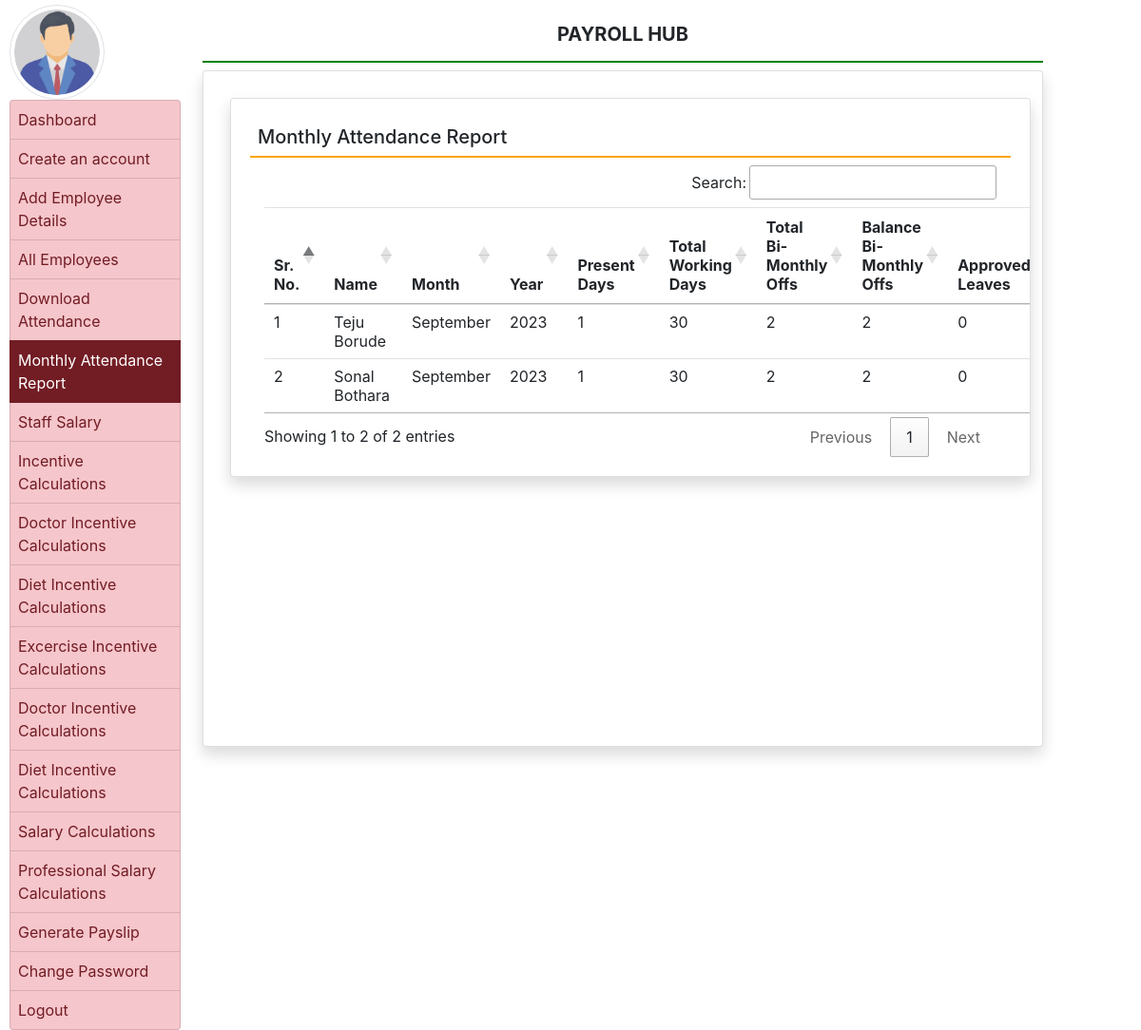
The app's page /viewAttendanceReport/ (signed in) with its own data.
### employee/models.py (models this page shows, shortened)
class AttendanceSummary(models.Model):
    user = models.ForeignKey(User, on_delete=models.DO_NOTHING)
    month = models.PositiveIntegerField()
    year = models.PositiveIntegerField()
    days_present = models.PositiveIntegerField(default=0)
    days_total = models.PositiveIntegerField(default=0)
    paid_leave = models.PositiveIntegerField(default=0)
    unpaid_leave = models.PositiveIntegerField(default=0)
    biMOT = models.PositiveIntegerField(default=2)
    biMOB = models.PositiveIntegerField(default=2)
    sundays = models.PositiveIntegerField(default=0)

### employee/views.py (the view)
# urls.py: path('viewAttendanceReport/', views.viewAttendanceReport, name="viewAttendanceReport"),
def viewAttendanceReport(request):
    if not request.user.is_authenticated:
        return redirect('adminLogin')
    attendance_data = AttendanceSummary.objects.all()
    cnt = attendance_data.count()
    return render(request, 'viewAttendanceReport.html', locals())

### employee/templates/viewAttendanceReport.html (shortened to what this page needs)
{% extends 'adminBase.html' %}
{% block main %}
<link rel="stylesheet" href="https://cdn.datatables.net/1.13.5/css/jquery.dataTables.min.css">
<link rel="stylesheet" href="https://cdn.datatables.net/buttons/2.4.1/css/buttons.dataTables.min.css">
<div class="card shadow m-2">
    <div class="card-body" style="width:100%">
        <h5 class="p-2" style="border-bottom:2px solid orange">Monthly Attendance Report</h5>
        <div class="container-fluid" style="width:100%">
            <table class="table" id="attend" style="width:100%">
                <thead>
                    <tr>
                        <th>Sr. No.</th>
                        <th>Name</th>
                        <th>Month</th>
                        <th>Year</th>
                        <th>Present Days</th>
                        <th>Total Working Days</th>
                        <th>Total Bi-Monthly Offs</th>
                        <th>Balance Bi-Monthly Offs</th>
                        <th>Approved Leaves</th>
                    </tr>
                </thead>
                <tbody>
                    {% if cnt > 1 %}
                    {% for i in attendance_data %}
                    <tr>
                        <td>{{forloop.counter}}</td>
                        <td>{{i.user.first_name}} {{i.user.last_name}}</td>
                        {% if i.month == 1 %}
                        <td>January</td>
                        {% elif i.month == 2 %}
                        <td>February</td>
                        {% elif i.month == 3 %}
                        <td>March</td>
                        {% elif i.month == 4 %}
                        <td>April</td>
                        {% elif i.month == 5 %}
                        <td>May</td>
                        {% elif i.month == 6 %}
                        <td>June</td>
                        {% elif i.month == 7 %}
                        <td>July</td>
                        {% elif i.month == 8 %}
                        <td>August</td>
                        {% elif i.month == 9 %}
                        <td>September</td>
                        {% elif i.month == 10 %}
                        <td>October</td>
                        {% elif i.month == 11 %}
                        <td>November</td>
                        {% elif i.month == 12 %}
                        <td>December</td>
                        {% endif %}
                        <td>{{i.year}}</td>
                        <td>{{i.days_present}}</td>
                        <td>{{i.days_total}}</td>
                        <td>{{i.biMOT}}</td>
                        <td>{{i.biMOB}}</td>
                        <td>{{i.paid_leave}}</td>
                    </tr>
                    {% endfor %}
                    {% endif %}
                </tbody>
            </table>
        </div>
    </div>
</div>
{% endblock %}

### employee/templates/viewAttendanceReport.html (style rules this page uses)
.card { width: 100%; }
.card-body { overflow-x: auto; }
table { width: 100%; }

### records on screen
AttendanceSummary: user.first_name "Teju", user.last_name "Borude", month "September", year "2023", days_present "1", days_total "30", biMOT "2", biMOB "2", paid_leave "0"
AttendanceSummary: user.first_name "Sonal", user.last_name "Bothara", month "September", year "2023", days_present "1", days_total "30", biMOT "2", biMOB "2", paid_leave "0"
